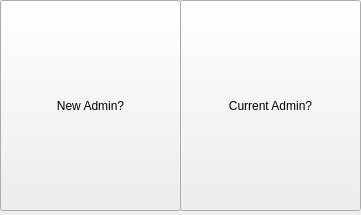
<?xml version="1.0" encoding="UTF-8"?>
<ui version="4.0">
 <class>FirstWindow</class>
 <widget class="QMainWindow" name="FirstWindow">
  <property name="geometry">
   <rect>
    <x>0</x>
    <y>0</y>
    <width>361</width>
    <height>215</height>
   </rect>
  </property>
  <property name="windowTitle">
   <string>Select To Use!</string>
  </property>
  <property name="styleSheet">
   <string notr="true"/>
  </property>
  <property name="toolButtonStyle">
   <enum>Qt::ToolButtonFollowStyle</enum>
  </property>
  <widget class="QWidget" name="centralwidget">
   <widget class="QPushButton" name="newadminButton">
    <property name="geometry">
     <rect>
      <x>0</x>
      <y>0</y>
      <width>181</width>
      <height>211</height>
     </rect>
    </property>
    <property name="toolTip">
     <string>&lt;html&gt;&lt;head/&gt;&lt;body&gt;&lt;p&gt;&lt;span style=&quot; font-size:10pt; font-style:italic;&quot;&gt;Please click to Register as a new User!&lt;/span&gt;&lt;/p&gt;&lt;/body&gt;&lt;/html&gt;</string>
    </property>
    <property name="text">
     <string>New Admin?</string>
    </property>
   </widget>
   <widget class="QPushButton" name="currentadminButton">
    <property name="geometry">
     <rect>
      <x>180</x>
      <y>0</y>
      <width>181</width>
      <height>211</height>
     </rect>
    </property>
    <property name="toolTip">
     <string>&lt;html&gt;&lt;head/&gt;&lt;body&gt;&lt;p&gt;&lt;span style=&quot; font-size:10pt; font-style:italic;&quot;&gt;Please click to enter the application!&lt;/span&gt;&lt;/p&gt;&lt;/body&gt;&lt;/html&gt;</string>
    </property>
    <property name="text">
     <string>Current Admin?</string>
    </property>
   </widget>
  </widget>
 </widget>
 <resources/>
 <connections/>
</ui>
